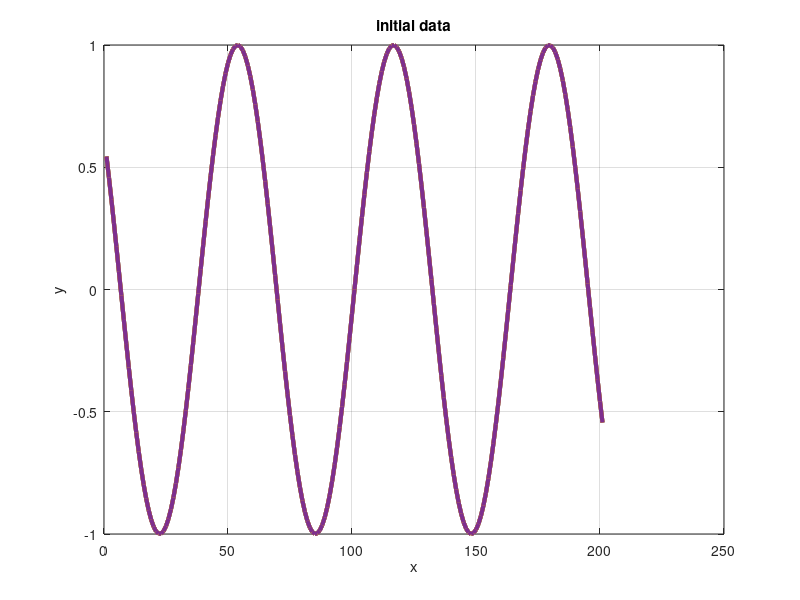
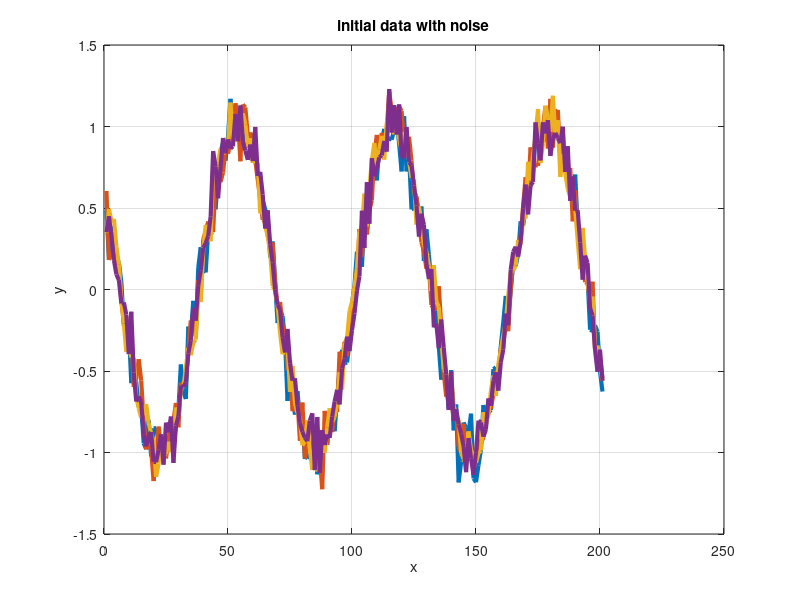
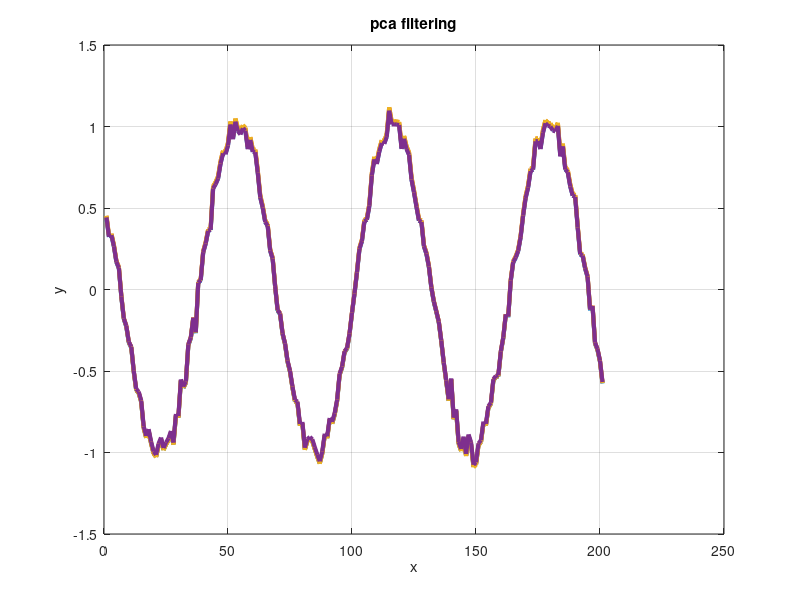

Write MATLAB code to recreate these figures, in order.
clear all
close all
clc
%%
data1 = -10:0.1:10;
data2 = sin(data1);
data3 = sin(data1);
data4 = sin(data1);
data5 = sin(data1);

data1 = data1';
data2 = data2';
data3 = data3';
data4 = data4';
data5 = data5';

data = [data2 data3 data4 data5];

figure(1)
plot(data, 'MarkerSize', 7, 'LineWidth', 3); grid; hold;
xlabel('x'); ylabel('y');title('initial data');

data_n = data;
n_coeff = 0.1;
data_n = data_n+(n_coeff*randn(size(data)));

figure(2)
plot(data_n,'MarkerSize',7,'LineWidth',3);grid;hold;
xlabel('x');ylabel('y');title('initial data with noise');

max_components = size(data_n,2);
num_components = max_components-3;
[coeff,score,latent,tsquared,explained,mu] = pca(data_n,'NumComponents',1);
data_pca = score*coeff'+mu;

figure(3)
plot(data_pca,'MarkerSize',7,'LineWidth',3);grid;hold;
xlabel('x');ylabel('y');title('pca filtering');